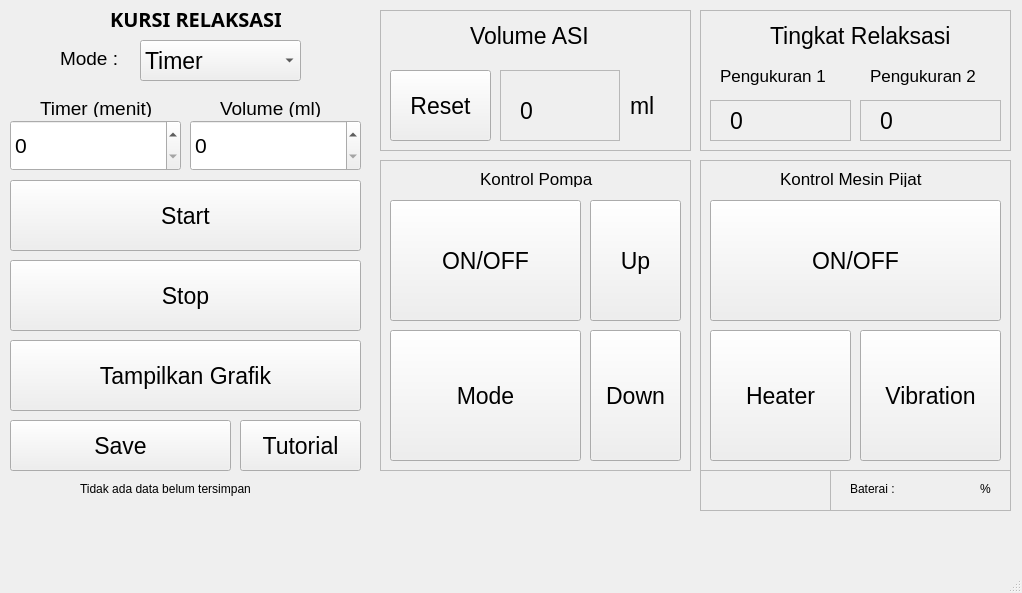
<?xml version="1.0" encoding="UTF-8"?>
<ui version="4.0">
 <class>MainWindow</class>
 <widget class="QMainWindow" name="MainWindow">
  <property name="geometry">
   <rect>
    <x>0</x>
    <y>0</y>
    <width>1022</width>
    <height>593</height>
   </rect>
  </property>
  <property name="windowTitle">
   <string>MainWindow</string>
  </property>
  <widget class="QWidget" name="centralwidget">
   <widget class="QLabel" name="label">
    <property name="geometry">
     <rect>
      <x>110</x>
      <y>10</y>
      <width>171</width>
      <height>17</height>
     </rect>
    </property>
    <property name="font">
     <font>
      <family>Ubuntu Mono</family>
      <pointsize>15</pointsize>
      <weight>75</weight>
      <bold>true</bold>
     </font>
    </property>
    <property name="text">
     <string>KURSI RELAKSASI</string>
    </property>
   </widget>
   <widget class="QLabel" name="label_2">
    <property name="geometry">
     <rect>
      <x>80</x>
      <y>50</y>
      <width>67</width>
      <height>17</height>
     </rect>
    </property>
    <property name="text">
     <string/>
    </property>
   </widget>
   <widget class="QPushButton" name="tutorialButton">
    <property name="geometry">
     <rect>
      <x>240</x>
      <y>420</y>
      <width>121</width>
      <height>51</height>
     </rect>
    </property>
    <property name="font">
     <font>
      <pointsize>17</pointsize>
     </font>
    </property>
    <property name="text">
     <string>Tutorial</string>
    </property>
   </widget>
   <widget class="QSpinBox" name="timeSpinBox">
    <property name="geometry">
     <rect>
      <x>10</x>
      <y>120</y>
      <width>171</width>
      <height>51</height>
     </rect>
    </property>
    <property name="sizePolicy">
     <sizepolicy hsizetype="Minimum" vsizetype="Fixed">
      <horstretch>0</horstretch>
      <verstretch>0</verstretch>
     </sizepolicy>
    </property>
    <property name="font">
     <font>
      <pointsize>16</pointsize>
     </font>
    </property>
    <property name="maximum">
     <number>60</number>
    </property>
   </widget>
   <widget class="QPushButton" name="startButton">
    <property name="geometry">
     <rect>
      <x>10</x>
      <y>180</y>
      <width>351</width>
      <height>71</height>
     </rect>
    </property>
    <property name="font">
     <font>
      <pointsize>17</pointsize>
     </font>
    </property>
    <property name="text">
     <string>Start</string>
    </property>
   </widget>
   <widget class="QPushButton" name="saveButton">
    <property name="geometry">
     <rect>
      <x>10</x>
      <y>420</y>
      <width>221</width>
      <height>51</height>
     </rect>
    </property>
    <property name="font">
     <font>
      <pointsize>17</pointsize>
     </font>
    </property>
    <property name="text">
     <string>Save</string>
    </property>
   </widget>
   <widget class="QPushButton" name="stopButton">
    <property name="geometry">
     <rect>
      <x>10</x>
      <y>260</y>
      <width>351</width>
      <height>71</height>
     </rect>
    </property>
    <property name="font">
     <font>
      <pointsize>17</pointsize>
     </font>
    </property>
    <property name="text">
     <string>Stop</string>
    </property>
   </widget>
   <widget class="QFrame" name="frame">
    <property name="geometry">
     <rect>
      <x>380</x>
      <y>160</y>
      <width>311</width>
      <height>311</height>
     </rect>
    </property>
    <property name="frameShape">
     <enum>QFrame::StyledPanel</enum>
    </property>
    <property name="frameShadow">
     <enum>QFrame::Raised</enum>
    </property>
    <widget class="QLabel" name="label_6">
     <property name="geometry">
      <rect>
       <x>100</x>
       <y>10</y>
       <width>141</width>
       <height>17</height>
      </rect>
     </property>
     <property name="font">
      <font>
       <pointsize>13</pointsize>
      </font>
     </property>
     <property name="text">
      <string>Kontrol Pompa</string>
     </property>
    </widget>
    <widget class="QPushButton" name="pumpButton">
     <property name="geometry">
      <rect>
       <x>10</x>
       <y>40</y>
       <width>191</width>
       <height>121</height>
      </rect>
     </property>
     <property name="font">
      <font>
       <pointsize>17</pointsize>
      </font>
     </property>
     <property name="text">
      <string>ON/OFF</string>
     </property>
    </widget>
    <widget class="QPushButton" name="pumpUp_Button">
     <property name="geometry">
      <rect>
       <x>210</x>
       <y>40</y>
       <width>91</width>
       <height>121</height>
      </rect>
     </property>
     <property name="font">
      <font>
       <pointsize>17</pointsize>
      </font>
     </property>
     <property name="text">
      <string>Up</string>
     </property>
    </widget>
    <widget class="QPushButton" name="pumpDown_Button">
     <property name="geometry">
      <rect>
       <x>210</x>
       <y>170</y>
       <width>91</width>
       <height>131</height>
      </rect>
     </property>
     <property name="font">
      <font>
       <pointsize>17</pointsize>
      </font>
     </property>
     <property name="text">
      <string>Down</string>
     </property>
    </widget>
    <widget class="QPushButton" name="pumpMode_Button">
     <property name="geometry">
      <rect>
       <x>10</x>
       <y>170</y>
       <width>191</width>
       <height>131</height>
      </rect>
     </property>
     <property name="font">
      <font>
       <pointsize>17</pointsize>
      </font>
     </property>
     <property name="text">
      <string>Mode</string>
     </property>
    </widget>
   </widget>
   <widget class="QFrame" name="frame_2">
    <property name="geometry">
     <rect>
      <x>700</x>
      <y>10</y>
      <width>311</width>
      <height>141</height>
     </rect>
    </property>
    <property name="frameShape">
     <enum>QFrame::StyledPanel</enum>
    </property>
    <property name="frameShadow">
     <enum>QFrame::Raised</enum>
    </property>
    <widget class="QLabel" name="label_8">
     <property name="geometry">
      <rect>
       <x>70</x>
       <y>0</y>
       <width>201</width>
       <height>51</height>
      </rect>
     </property>
     <property name="font">
      <font>
       <pointsize>17</pointsize>
      </font>
     </property>
     <property name="text">
      <string>Tingkat Relaksasi</string>
     </property>
    </widget>
    <widget class="QFrame" name="frame_5">
     <property name="geometry">
      <rect>
       <x>10</x>
       <y>90</y>
       <width>141</width>
       <height>41</height>
      </rect>
     </property>
     <property name="frameShape">
      <enum>QFrame::StyledPanel</enum>
     </property>
     <property name="frameShadow">
      <enum>QFrame::Raised</enum>
     </property>
     <widget class="QLabel" name="realtimeEEG">
      <property name="geometry">
       <rect>
        <x>20</x>
        <y>10</y>
        <width>71</width>
        <height>21</height>
       </rect>
      </property>
      <property name="font">
       <font>
        <pointsize>17</pointsize>
       </font>
      </property>
      <property name="text">
       <string>0</string>
      </property>
     </widget>
    </widget>
    <widget class="QFrame" name="frame_7">
     <property name="geometry">
      <rect>
       <x>160</x>
       <y>90</y>
       <width>141</width>
       <height>41</height>
      </rect>
     </property>
     <property name="frameShape">
      <enum>QFrame::StyledPanel</enum>
     </property>
     <property name="frameShadow">
      <enum>QFrame::Raised</enum>
     </property>
     <widget class="QLabel" name="realtimeEEG2">
      <property name="geometry">
       <rect>
        <x>20</x>
        <y>10</y>
        <width>71</width>
        <height>21</height>
       </rect>
      </property>
      <property name="font">
       <font>
        <pointsize>17</pointsize>
       </font>
      </property>
      <property name="text">
       <string>0</string>
      </property>
     </widget>
    </widget>
    <widget class="QLabel" name="volumeLabel_2">
     <property name="geometry">
      <rect>
       <x>20</x>
       <y>50</y>
       <width>131</width>
       <height>31</height>
      </rect>
     </property>
     <property name="font">
      <font>
       <pointsize>13</pointsize>
      </font>
     </property>
     <property name="text">
      <string>Pengukuran 1</string>
     </property>
    </widget>
    <widget class="QLabel" name="volumeLabel_3">
     <property name="geometry">
      <rect>
       <x>170</x>
       <y>50</y>
       <width>131</width>
       <height>31</height>
      </rect>
     </property>
     <property name="font">
      <font>
       <pointsize>13</pointsize>
      </font>
     </property>
     <property name="text">
      <string>Pengukuran 2</string>
     </property>
    </widget>
    <zorder>frame_7</zorder>
    <zorder>label_8</zorder>
    <zorder>frame_5</zorder>
    <zorder>volumeLabel_2</zorder>
    <zorder>volumeLabel_3</zorder>
   </widget>
   <widget class="QFrame" name="frame_6">
    <property name="geometry">
     <rect>
      <x>700</x>
      <y>160</y>
      <width>311</width>
      <height>311</height>
     </rect>
    </property>
    <property name="frameShape">
     <enum>QFrame::StyledPanel</enum>
    </property>
    <property name="frameShadow">
     <enum>QFrame::Raised</enum>
    </property>
    <widget class="QLabel" name="label_3">
     <property name="geometry">
      <rect>
       <x>80</x>
       <y>10</y>
       <width>161</width>
       <height>17</height>
      </rect>
     </property>
     <property name="font">
      <font>
       <pointsize>13</pointsize>
      </font>
     </property>
     <property name="text">
      <string>Kontrol Mesin Pijat</string>
     </property>
    </widget>
    <widget class="QPushButton" name="pijatButton">
     <property name="geometry">
      <rect>
       <x>10</x>
       <y>40</y>
       <width>291</width>
       <height>121</height>
      </rect>
     </property>
     <property name="font">
      <font>
       <pointsize>17</pointsize>
      </font>
     </property>
     <property name="text">
      <string>ON/OFF</string>
     </property>
    </widget>
    <widget class="QPushButton" name="vibrationButton">
     <property name="geometry">
      <rect>
       <x>160</x>
       <y>170</y>
       <width>141</width>
       <height>131</height>
      </rect>
     </property>
     <property name="font">
      <font>
       <pointsize>17</pointsize>
      </font>
     </property>
     <property name="text">
      <string>Vibration</string>
     </property>
    </widget>
    <widget class="QPushButton" name="heatButton">
     <property name="geometry">
      <rect>
       <x>10</x>
       <y>170</y>
       <width>141</width>
       <height>131</height>
      </rect>
     </property>
     <property name="font">
      <font>
       <pointsize>17</pointsize>
      </font>
     </property>
     <property name="text">
      <string>Heater</string>
     </property>
    </widget>
   </widget>
   <widget class="QLabel" name="timerLabel">
    <property name="geometry">
     <rect>
      <x>40</x>
      <y>100</y>
      <width>141</width>
      <height>17</height>
     </rect>
    </property>
    <property name="font">
     <font>
      <pointsize>14</pointsize>
     </font>
    </property>
    <property name="text">
     <string>Timer (menit)</string>
    </property>
   </widget>
   <widget class="QLabel" name="saveLabel">
    <property name="geometry">
     <rect>
      <x>80</x>
      <y>480</y>
      <width>221</width>
      <height>17</height>
     </rect>
    </property>
    <property name="text">
     <string>Tidak ada data belum tersimpan</string>
    </property>
   </widget>
   <widget class="QLabel" name="volumeLabel">
    <property name="geometry">
     <rect>
      <x>220</x>
      <y>100</y>
      <width>131</width>
      <height>17</height>
     </rect>
    </property>
    <property name="font">
     <font>
      <pointsize>14</pointsize>
     </font>
    </property>
    <property name="text">
     <string>Volume (ml)</string>
    </property>
   </widget>
   <widget class="QSpinBox" name="volumeSpinBox">
    <property name="geometry">
     <rect>
      <x>190</x>
      <y>120</y>
      <width>171</width>
      <height>51</height>
     </rect>
    </property>
    <property name="sizePolicy">
     <sizepolicy hsizetype="Minimum" vsizetype="Fixed">
      <horstretch>0</horstretch>
      <verstretch>0</verstretch>
     </sizepolicy>
    </property>
    <property name="font">
     <font>
      <pointsize>16</pointsize>
     </font>
    </property>
    <property name="maximum">
     <number>150</number>
    </property>
   </widget>
   <widget class="QComboBox" name="modeBox">
    <property name="geometry">
     <rect>
      <x>140</x>
      <y>40</y>
      <width>161</width>
      <height>41</height>
     </rect>
    </property>
    <property name="font">
     <font>
      <pointsize>17</pointsize>
     </font>
    </property>
    <item>
     <property name="text">
      <string>Timer</string>
     </property>
    </item>
    <item>
     <property name="text">
      <string>Volume</string>
     </property>
    </item>
   </widget>
   <widget class="QLabel" name="modeLabel">
    <property name="geometry">
     <rect>
      <x>60</x>
      <y>50</y>
      <width>71</width>
      <height>17</height>
     </rect>
    </property>
    <property name="font">
     <font>
      <pointsize>14</pointsize>
     </font>
    </property>
    <property name="text">
     <string>Mode :</string>
    </property>
   </widget>
   <widget class="QFrame" name="frame_3">
    <property name="geometry">
     <rect>
      <x>380</x>
      <y>10</y>
      <width>311</width>
      <height>141</height>
     </rect>
    </property>
    <property name="frameShape">
     <enum>QFrame::StyledPanel</enum>
    </property>
    <property name="frameShadow">
     <enum>QFrame::Raised</enum>
    </property>
    <widget class="QLabel" name="label_7">
     <property name="geometry">
      <rect>
       <x>90</x>
       <y>0</y>
       <width>181</width>
       <height>51</height>
      </rect>
     </property>
     <property name="font">
      <font>
       <pointsize>17</pointsize>
      </font>
     </property>
     <property name="text">
      <string>Volume ASI</string>
     </property>
    </widget>
    <widget class="QFrame" name="frame_4">
     <property name="geometry">
      <rect>
       <x>120</x>
       <y>60</y>
       <width>120</width>
       <height>71</height>
      </rect>
     </property>
     <property name="frameShape">
      <enum>QFrame::StyledPanel</enum>
     </property>
     <property name="frameShadow">
      <enum>QFrame::Raised</enum>
     </property>
     <widget class="QLabel" name="realtimeASI">
      <property name="geometry">
       <rect>
        <x>20</x>
        <y>30</y>
        <width>71</width>
        <height>21</height>
       </rect>
      </property>
      <property name="font">
       <font>
        <pointsize>17</pointsize>
       </font>
      </property>
      <property name="text">
       <string>0</string>
      </property>
     </widget>
    </widget>
    <widget class="QPushButton" name="tareButton">
     <property name="geometry">
      <rect>
       <x>10</x>
       <y>60</y>
       <width>101</width>
       <height>71</height>
      </rect>
     </property>
     <property name="font">
      <font>
       <pointsize>17</pointsize>
      </font>
     </property>
     <property name="text">
      <string>Reset</string>
     </property>
    </widget>
    <widget class="QLabel" name="label_9">
     <property name="geometry">
      <rect>
       <x>250</x>
       <y>70</y>
       <width>61</width>
       <height>51</height>
      </rect>
     </property>
     <property name="font">
      <font>
       <pointsize>17</pointsize>
      </font>
     </property>
     <property name="text">
      <string>ml</string>
     </property>
    </widget>
   </widget>
   <widget class="QPushButton" name="plotButton">
    <property name="geometry">
     <rect>
      <x>10</x>
      <y>340</y>
      <width>351</width>
      <height>71</height>
     </rect>
    </property>
    <property name="font">
     <font>
      <pointsize>17</pointsize>
     </font>
    </property>
    <property name="text">
     <string>Tampilkan Grafik</string>
    </property>
   </widget>
   <widget class="QLabel" name="saveLabel_2">
    <property name="geometry">
     <rect>
      <x>850</x>
      <y>480</y>
      <width>71</width>
      <height>17</height>
     </rect>
    </property>
    <property name="text">
     <string>Baterai : </string>
    </property>
   </widget>
   <widget class="QLabel" name="saveLabel_3">
    <property name="geometry">
     <rect>
      <x>980</x>
      <y>480</y>
      <width>31</width>
      <height>17</height>
     </rect>
    </property>
    <property name="text">
     <string>%</string>
    </property>
   </widget>
   <widget class="QLabel" name="battLabel">
    <property name="geometry">
     <rect>
      <x>920</x>
      <y>480</y>
      <width>51</width>
      <height>20</height>
     </rect>
    </property>
    <property name="text">
     <string/>
    </property>
   </widget>
   <widget class="QLabel" name="battStatus">
    <property name="geometry">
     <rect>
      <x>720</x>
      <y>480</y>
      <width>91</width>
      <height>21</height>
     </rect>
    </property>
    <property name="text">
     <string/>
    </property>
   </widget>
   <widget class="QFrame" name="frame_8">
    <property name="geometry">
     <rect>
      <x>830</x>
      <y>470</y>
      <width>181</width>
      <height>41</height>
     </rect>
    </property>
    <property name="frameShape">
     <enum>QFrame::StyledPanel</enum>
    </property>
    <property name="frameShadow">
     <enum>QFrame::Raised</enum>
    </property>
    <widget class="QLabel" name="battSOC">
     <property name="geometry">
      <rect>
       <x>80</x>
       <y>10</y>
       <width>71</width>
       <height>21</height>
      </rect>
     </property>
     <property name="text">
      <string/>
     </property>
    </widget>
   </widget>
   <widget class="QFrame" name="frame_9">
    <property name="geometry">
     <rect>
      <x>700</x>
      <y>470</y>
      <width>131</width>
      <height>41</height>
     </rect>
    </property>
    <property name="frameShape">
     <enum>QFrame::StyledPanel</enum>
    </property>
    <property name="frameShadow">
     <enum>QFrame::Raised</enum>
    </property>
   </widget>
   <zorder>frame_9</zorder>
   <zorder>frame</zorder>
   <zorder>label</zorder>
   <zorder>label_2</zorder>
   <zorder>tutorialButton</zorder>
   <zorder>timeSpinBox</zorder>
   <zorder>startButton</zorder>
   <zorder>saveButton</zorder>
   <zorder>stopButton</zorder>
   <zorder>frame_2</zorder>
   <zorder>frame_6</zorder>
   <zorder>timerLabel</zorder>
   <zorder>saveLabel</zorder>
   <zorder>volumeLabel</zorder>
   <zorder>volumeSpinBox</zorder>
   <zorder>modeBox</zorder>
   <zorder>modeLabel</zorder>
   <zorder>frame_3</zorder>
   <zorder>plotButton</zorder>
   <zorder>saveLabel_2</zorder>
   <zorder>saveLabel_3</zorder>
   <zorder>battLabel</zorder>
   <zorder>battStatus</zorder>
   <zorder>frame_8</zorder>
  </widget>
  <widget class="QMenuBar" name="menubar">
   <property name="geometry">
    <rect>
     <x>0</x>
     <y>0</y>
     <width>1022</width>
     <height>22</height>
    </rect>
   </property>
  </widget>
  <widget class="QStatusBar" name="statusbar"/>
 </widget>
 <resources/>
 <connections/>
</ui>
